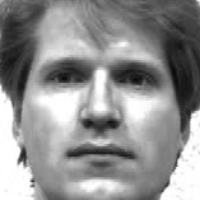
#> input picture OpenCV_basics/Face detection and recognition/training_set/subject01.pgm, 200 x 200 px; its folder holds 4 pictures in this run
$ python train.py
#> lines starting #> are read from the running program, lines starting #| are printed output that depends on the picture
import os
import numpy as np
from PIL import Image
from matplotlib import pyplot as plt
def read_images(path):
    print(path)
    images=[]
    labels=[]
    image_paths = [os.path.join(path, f) for f in os.listdir(path)]
    for image_path in image_paths:
        image_pil = Image.open(image_path).convert('L')
#> image_pil is the input picture: PIL image 200x200 L; min 7, max 255, mean 144.3
        image = np.array(image_pil, dtype=np.float64)
        nbr = int(os.path.split(image_path)[1].split(".")[0].replace("subject", ""))
        images.append(image)
        labels.append(nbr)
    return images,labels

def train(image):
    ############################ Defining image vector parameters ##########################
    img_height=200
    img_width=200
    n_images=len(image)

    ################## Creating flattened image_vector ####################################
    image_vectors=np.zeros([n_images,img_height*img_width],dtype=np.float64)  # 166x (243*320)
    for i in range(n_images):
        image_vectors[i,:]=np.array(image[i],dtype=np.float64).flatten()
        plt.subplot(2,4,i+1)
        plt.imshow(image[i],cmap="gray")
    plt.show()

    ######################## Creating mean face of training set ###############################
    mean_face=np.zeros((1,img_height*img_width),dtype=np.float64)           # 1 x (243*320)
    for i in range(n_images):
        mean_face=image_vectors[i]+mean_face
    mean_face=np.divide(mean_face,n_images)
    plt.imshow(mean_face.reshape(img_height,img_width), cmap="gray")
    plt.title('mean_face')
    plt.show()
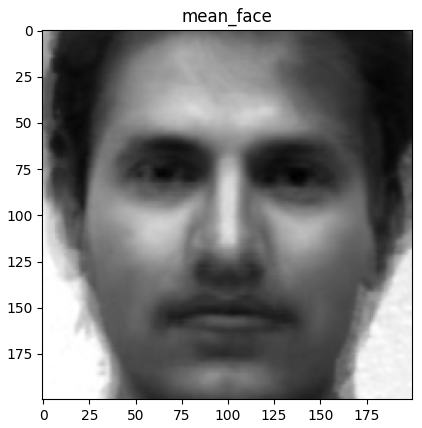
#> figure drawn by matplotlib, 1 panel

    ################# Normalizing image_vector (zeroing the data) ############################
    normalized_image_vectors=np.array((image_vectors-mean_face).round(),dtype=np.float64)                 # 166x (243*320)
    plt.imshow(normalized_image_vectors[0].reshape(img_height,img_width), cmap="gray")
    plt.title('normalized_face 1')
    plt.show()
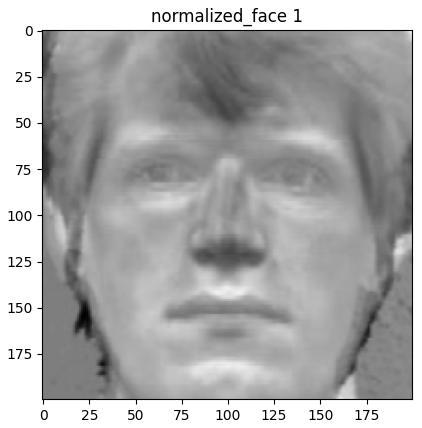
#> figure drawn by matplotlib, 1 panel

    ########################### Finding covariance matrix of MxM dimension ####################
    ### As (height*width) is large, covariance of that matrix would be huge. (Complete the explanation) ###
    covariance_initial=np.cov(normalized_image_vectors,)                    # 166x 166
    covariance_initial=np.divide(covariance_initial,8.0)
    eigenvalues_initial, eigenvectors_initial = np.linalg.eig(covariance_initial)

    ##### Arranging in decreasing eigen value order, and then selecting principal components ####
    couple=[(eigenvalues_initial[i],eigenvectors_initial[:,i]) for i in range(len(eigenvalues_initial))]
    couple.sort(reverse=True)
    eigenvalues_initial_ordered=[couple[i][0] for i in range(len(couple))]
    print(eigenvalues_initial_ordered)
    eigenvectors_initial_ordered=[couple[i][1] for i in range(len(couple))]

    principal_eigenvalues_initial=eigenvalues_initial_ordered[:]
    principal_eigenvectors_initial=eigenvectors_initial_ordered[:]
    principal_eigenvectors_initial=(np.array(principal_eigenvectors_initial)).transpose()

    ##### Finding actual eigenvector by premultiplying with previous eigen vector. Refer Turk, Pentland paper for info #####
    eigenvectors_actual=np.dot(normalized_image_vectors.transpose(),principal_eigenvectors_initial)
    #print("Shape of actual eigen vector matrix:",eigenvectors_actual.shape)

    #### Creating Eigen faces by simply reshaping ########

    for i in range(len(principal_eigenvalues_initial)):
        eigenface_vector=np.array([eigenvectors_actual[:,i]])
        eigenface=eigenface_vector.reshape(img_height,img_width)
        plt.subplot(2,4,i+1)
        plt.imshow(eigenface,cmap="gray")
#> this loop made 4 passes
#> pass 1, in train, `eigenface=eigenface_vector.reshape(img_height,img_width)`:
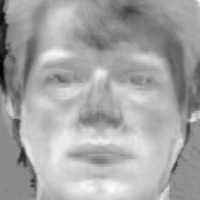
#> eigenface: shape (200, 200) float64; min -186.7, max 157.3, mean 36.8; drawn with min black and max white
#> pass 2, in train, `eigenface=eigenface_vector.reshape(img_height,img_width)`:
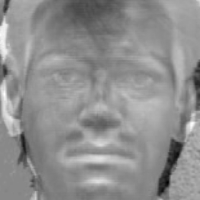
#> eigenface: shape (200, 200) float64; min -179.8, max 156.2, mean 9.2; drawn with min black and max white
#> pass 3, in train, `eigenface=eigenface_vector.reshape(img_height,img_width)`:
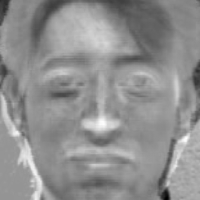
#> eigenface: shape (200, 200) float64; min -184.6, max 131.7, mean -6; drawn with min black and max white
    plt.suptitle("Eigen faces")
    plt.show()
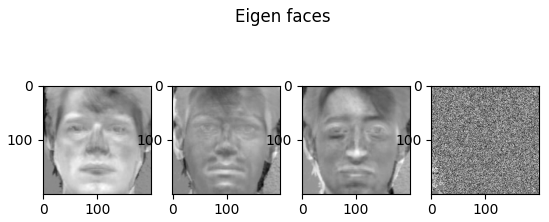
#> figure drawn by matplotlib, 4 panels

    #### Finding weights which give the linear combination coefficients for describing training faces using eigen faces #####
    weights = np.dot(normalized_image_vectors , eigenvectors_actual)
    print(weights.shape)
#| (4, 4)

    #### Reconstructing trial for training images #####
    plt.figure(2)
    # for i in range(n_images):
    wts = np.array(weights.transpose())
    wts = np.divide(wts, wts.max())
    print("shape of eigenvectors_actual is", eigenvectors_actual.shape)
#| shape of eigenvectors_actual is (40000, 4)
    print("shape of wts is ", wts.shape)
#| shape of wts is  (4, 4)
    reconstructed_face = np.dot(eigenvectors_actual, wts)

    for i in range(n_images):
        plt.subplot(2, 4, i + 1)
        total_face = np.add(reconstructed_face[:, i], 1 * mean_face)
        plt.imshow(total_face.reshape(img_height, img_width), cmap="gray")
    plt.suptitle('Reconstructed faces')
    plt.show()
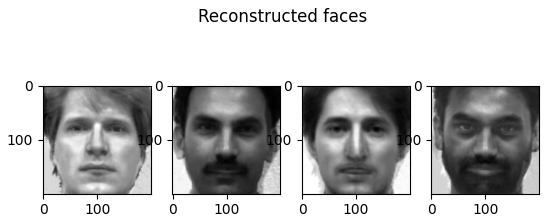
#> figure drawn by matplotlib, 4 panels

    return weights

if __name__=="__main__":
    img_dir='training_set'
    path=os.path.join(os.getcwd(),img_dir)
    imgarray,labels=read_images(path)
#> (the run stopped early here; a loop or call above may not have finished)
